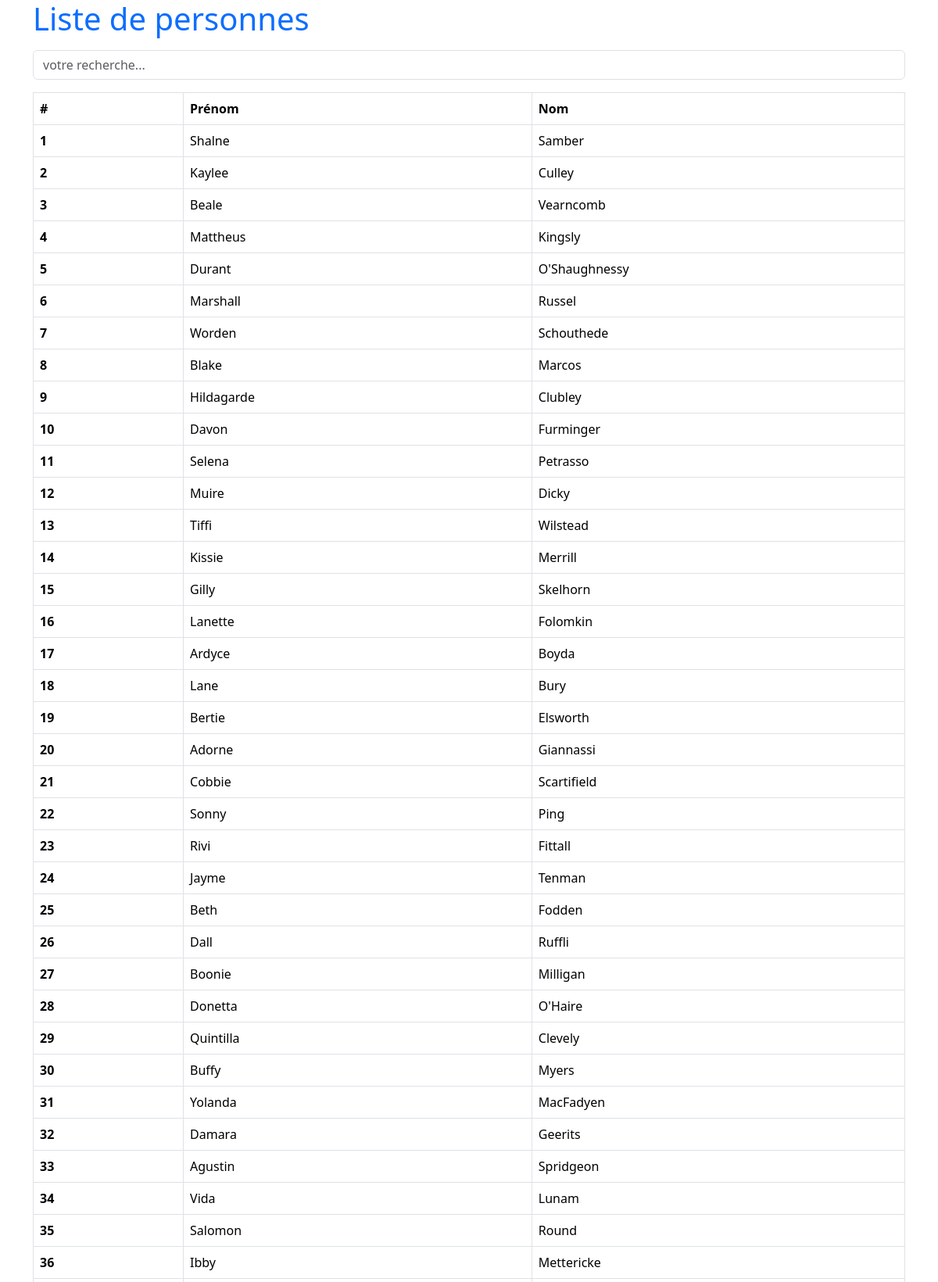
The page / (upper part) on the database its author committed.
### main.py (models this page shows, shortened)
class Person(db.Model):
    __tablename__ = "persons"
    id = db.Column(db.Integer(), primary_key=True)
    first_name = db.Column(db.String(100), nullable=False)
    last_name = db.Column(db.String(100), nullable=False)

### main.py (the view)
@app.route("/")
def index():
    persons = Person.query.all()
    return render_template("index.html", persons=persons)

### assets/templates/index.html
{% extends 'base.html' %}
{% block main %}
    <div class="container">
        <h1 class="text-primary">Liste de personnes</h1>
        <form class="my-3">
            <input
                type="text"
                name="q"
                id="q"
                placeholder="votre recherche..."
                class="form-control"
                hx-get="{{ url_for('search') }}"
                hx-trigger="keyup changed delay:500ms"
                hx-target="#persons"
            >
        </form>
        <table class="table  table-bordered table-hover">
            <thead>
              <tr>
                <th scope="col">#</th>
                <th scope="col">Prénom</th>
                <th scope="col">Nom</th>
              </tr>
            </thead>
            <tbody id="persons">
                {% include 'partials/persons.html' %}
            </tbody>
        </table>
    </div>
{% endblock main %}

### assets/templates/base.html (shortened to what this page needs)
<!DOCTYPE html>
<html lang="fr">
<head>
    {{ bootstrap.load_css() }}
</head>
<body>
    {% block main %}
    {% endblock main %}
</body>
</html>

### assets/templates/partials/persons.html
{% for person in persons %}
    <tr>
        <th scope="row">{{ person.id }}</th>
        <td>{{ person.first_name }}</td>
        <td>{{ person.last_name }}</td>
    </tr>
{% endfor %}

### rows shown on the page
Person: id "1", first_name "Shalne", last_name "Samber"
Person: id "2", first_name "Kaylee", last_name "Culley"
Person: id "3", first_name "Beale", last_name "Vearncomb"
Person: id "4", first_name "Mattheus", last_name "Kingsly"
Person: id "5", first_name "Durant", last_name "O'Shaughnessy"
Person: id "6", first_name "Marshall", last_name "Russel"
Person: id "7", first_name "Worden", last_name "Schouthede"
Person: id "8", first_name "Blake", last_name "Marcos"
Person: id "9", first_name "Hildagarde", last_name "Clubley"
Person: id "10", first_name "Davon", last_name "Furminger"
Person: id "11", first_name "Selena", last_name "Petrasso"
Person: id "12", first_name "Muire", last_name "Dicky"
Person: id "13", first_name "Tiffi", last_name "Wilstead"
Person: id "14", first_name "Kissie", last_name "Merrill"
Person: id "15", first_name "Gilly", last_name "Skelhorn"
Person: id "16", first_name "Lanette", last_name "Folomkin"
Person: id "17", first_name "Ardyce", last_name "Boyda"
Person: id "18", first_name "Lane", last_name "Bury"
Person: id "19", first_name "Bertie", last_name "Elsworth"
Person: id "20", first_name "Adorne", last_name "Giannassi"
Person: id "21", first_name "Cobbie", last_name "Scartifield"
Person: id "22", first_name "Sonny", last_name "Ping"
Person: id "23", first_name "Rivi", last_name "Fittall"
Person: id "24", first_name "Jayme", last_name "Tenman"
Person: id "25", first_name "Beth", last_name "Fodden"
Person: id "26", first_name "Dall", last_name "Ruffli"
Person: id "27", first_name "Boonie", last_name "Milligan"
Person: id "28", first_name "Donetta", last_name "O'Haire"
Person: id "29", first_name "Quintilla", last_name "Clevely"
Person: id "30", first_name "Buffy", last_name "Myers"
Person: id "31", first_name "Yolanda", last_name "MacFadyen"
Person: id "32", first_name "Damara", last_name "Geerits"
Person: id "33", first_name "Agustin", last_name "Spridgeon"
Person: id "34", first_name "Vida", last_name "Lunam"
Person: id "35", first_name "Salomon", last_name "Round"
Person: id "36", first_name "Ibby", last_name "Mettericke"
